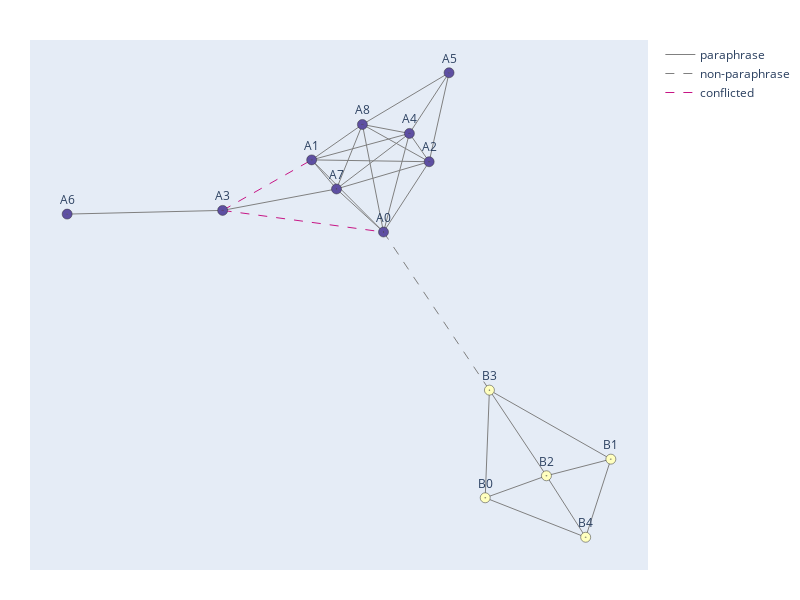

Source (notebook cell):
### Code cell
index = 0
plot(unbalanced_subgraphs[index], mislabeled_pairs[index])

### Figure 1 — Plotly figure (JSON) as saved in the notebook; plotly's stock layout.template omitted (floating-point values rounded to 4 significant figures)
{"data": [{"hoverinfo": "none", "line": {"color": "gray", "width": 1}, "mode": "lines", "name": "paraphrase", "showlegend": true, "type": "scatter", "x": [-0.06088, 0.008133, null, -0.06088, -0.117, null, -0.06088, -0.2521, null, -0.06088, 0.0607, null, -0.06088, -0.186, null, -0.2521, -0.117, null, -0.2521, -0.186, null, -0.2521, 0.0607, null, -0.2521, 0.008133, null, 0.0607, 0.008133, null, 0.0607, -0.117, null, 0.0607, 0.1137, null, 0.0607, -0.186, null, -0.4892, -0.9031, null, -0.4892, -0.186, null, -0.117, 0.1137, null, -0.117, 0.008133, null, -0.117, -0.186, null, 0.2099, 0.3729, null, 0.2099, 0.4774, null, 0.2099, 0.2211, null, 0.008133, 0.1137, null, 0.008133, -0.186, null, 0.5444, 0.3729, null, 0.5444, 0.4774, null, 0.5444, 0.2211, null, 0.3729, 0.2211, null, 0.3729, 0.4774, null], "y": [0.1663, 0.5431, null, 0.1663, 0.5774, null, 0.1663, 0.442, null, 0.1663, 0.435, null, 0.1663, 0.3309, null, 0.442, 0.5774, null, 0.442, 0.3309, null, 0.442, 0.435, null, 0.442, 0.5431, null, 0.435, 0.5431, null, 0.435, 0.5774, null, 0.435, 0.775, null, 0.435, 0.3309, null, 0.249, 0.2349, null, 0.249, 0.3309, null, 0.5774, 0.775, null, 0.5774, 0.5431, null, 0.5774, 0.3309, null, -0.8492, -0.765, null, -0.8492, -1, null, -0.8492, -0.4378, null, 0.5431, 0.775, null, 0.5431, 0.3309, null, -0.7016, -0.765, null, -0.7016, -1, null, -0.7016, -0.4378, null, -0.765, -0.4378, null, -0.765, -1, null]}, {"hoverinfo": "none", "line": {"color": "gray", "dash": "dash", "width": 1}, "mode": "lines", "name": "non-paraphrase", "showlegend": true, "type": "scatter", "x": [-0.06088, 0.2211, null], "y": [0.1663, -0.4378, null]}, {"hoverinfo": "none", "line": {"color": "mediumvioletred", "dash": "dash", "width": 1}, "mode": "lines", "name": "conflicted", "showlegend": true, "type": "scatter", "x": [-0.4892, -0.06088, null, -0.4892, -0.2521, null], "y": [0.249, 0.1663, null, 0.249, 0.442, null]}, {"marker": {"color": ["rgb(94,79,162)", "rgb(94,79,162)", "rgb(94,79,162)", "rgb(94,79,162)", "rgb(94,79,162)", "rgb(255,255,191)", "rgb(94,79,162)", "rgb(94,79,162)", "rgb(255,255,191)", "rgb(255,255,191)", "rgb(94,79,162)", "rgb(255,255,191)", "rgb(94,79,162)", "rgb(255,255,191)"], "line": {"color": "rgb(50,50,50)", "width": 0.5}, "size": 10, "symbol": "circle-dot"}, "mode": "markers+text", "showlegend": false, "text": ["A0", "A1", "A2", "A3", "A8", "B0", "A4", "A6", "B1", "B2", "A5", "B3", "A7", "B4"], "textposition": "top center", "type": "scatter", "x": [-0.06088, -0.2521, 0.0607, -0.4892, -0.117, 0.2099, 0.008133, -0.9031, 0.5444, 0.3729, 0.1137, 0.2211, -0.186, 0.4774], "y": [0.1663, 0.442, 0.435, 0.249, 0.5774, -0.8492, 0.5431, 0.2349, -0.7016, -0.765, 0.775, -0.4378, 0.3309, -1]}], "layout": {"autosize": false, "font": {"size": 12}, "height": 600, "hovermode": "closest", "margin": {"b": 20, "l": 5, "r": 5, "t": 40}, "width": 800, "xaxis": {"showgrid": false, "showline": false, "showticklabels": false, "title": {"text": ""}, "zeroline": false}, "yaxis": {"showgrid": false, "showline": false, "showticklabels": false, "title": {"text": ""}, "zeroline": false}}}
